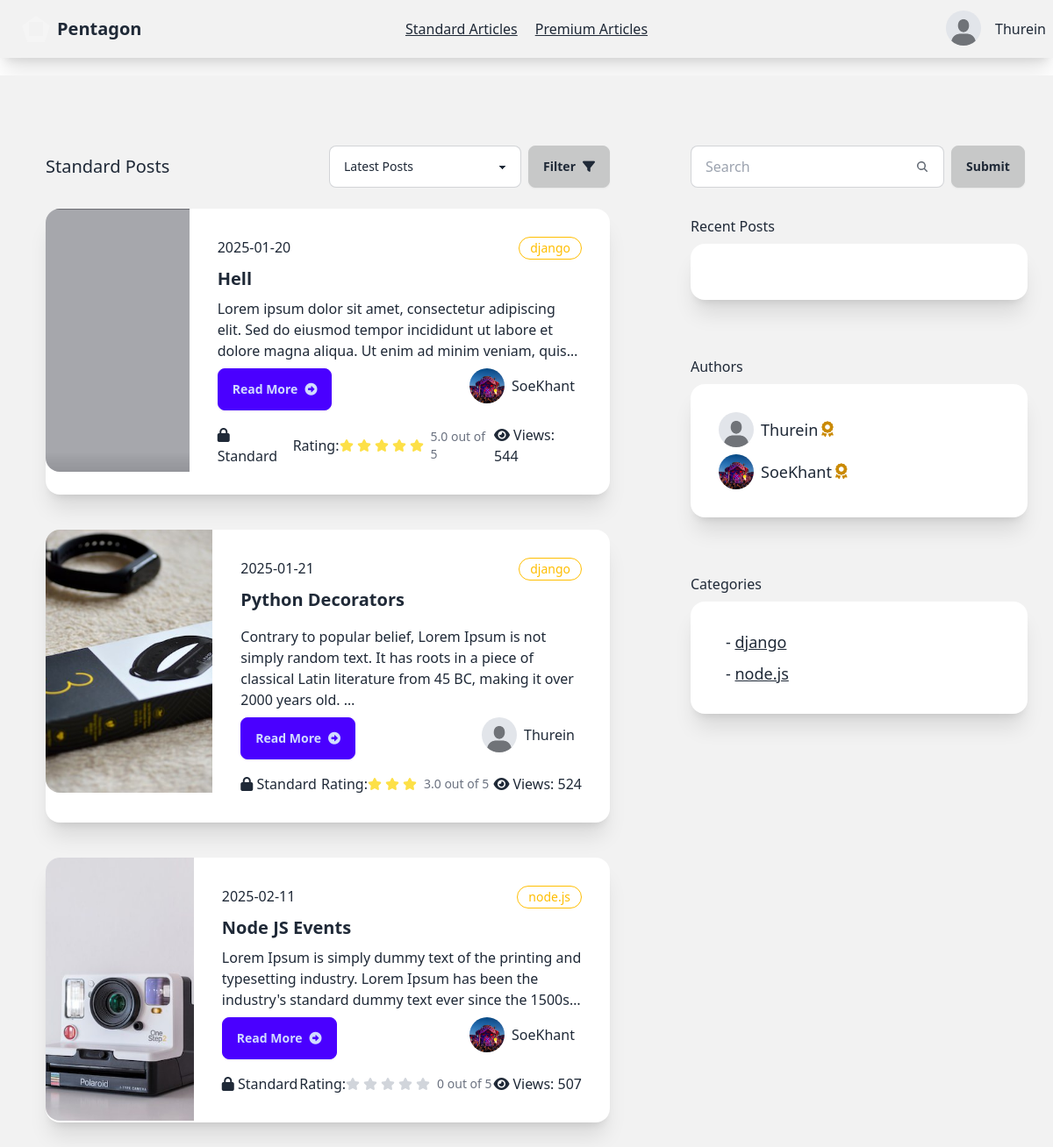
Page /reader/standard-posts/ (signed in) on the committed database.
### account/models.py (models this page shows, shortened)
class AccountStatus(models.Model):
    is_verified=models.BooleanField(default=False)
    profile=models.ImageField(max_length=100, blank=True,default="account/default.jpeg",null=True,upload_to="media/account")
    user=models.ForeignKey(User, on_delete=models.CASCADE,related_name="account_status")
    rank=models.CharField(max_length=20,blank=True, default="Silver")
    created_at=models.DateTimeField(auto_now=True)

### writer/models.py (models this page shows, shortened)
class Article(models.Model):
    CATEGORY_CHOICES = [
        ('flutter', 'Flutter'),
        ('react-native', 'React Native'),
        ('node.js', 'Node.JS'),
        ('spring-boot','Spring Boot'),
        ('laravel','Laravel'),
        ('django',"Django"),
        ('aws',"AWS"),
        ('web-development','Web Development'),
        ('mobile-development','Mobile Development'),
        ('cloud','Cloud Architect')
    ]
    title=models.CharField(max_length=100)
    content=models.TextField(
        validators=[
            MinLengthValidator(40, message="Content must be at least 40 characters long.")
        ]
    )
    author=models.ForeignKey(User, on_delete=models.CASCADE)
    view_count = models.PositiveIntegerField(default=0)
    posted_at=models.DateTimeField(auto_now_add=True)
    is_premium=models.BooleanField(default=False)
    is_standard=models.BooleanField(default=False)
    photo=models.ImageField(default='article/default.jpeg', blank=True, null=True,upload_to="article/")
    category = models.CharField(
        max_length=20,
        choices=CATEGORY_CHOICES,
        default='web-development',
        blank=False,
        null=False
    )
    def get_rating(self):
        reviews = self.article_review.all()
        if reviews:
            total_rating = sum(review.rating for review in reviews)
            return total_rating / len(reviews)
        else:
            return 0
    def get_author_name(self):
        return self.author.username
    def get_account_status(self):
        try:
            return self.author.account_status.first()
        except AccountStatus.DoesNotExist:
            return None

class ArticleReview(models.Model):
    article=models.ForeignKey(Article, on_delete=models.CASCADE,related_name="article_review")
    user=models.ForeignKey(User, on_delete=models.CASCADE, related_name="article_reviewer")
    comment=models.TextField(blank=True, null=True)
    rating=models.FloatField(default=0,blank=True, null=True)
    author_reply=models.TextField(blank=True, null=True)
    posted_at=models.DateTimeField(auto_now_add=True)

### reader/views.py (the view, shortened to what this page needs)
# urls.py: path('standard-posts/',views.standard_posts,name="standard-posts"),
@login_required(login_url="sign-in")
def standard_posts(request):
    try:
        sub_user=Subscription.objects.get(user=request.user,is_active=True)
    except Subscription.DoesNotExist:
        return redirect("subscription-locked")
    if sub_user.subscription_plan == 'Premium' or 'Standard':
        articles=Article.objects.filter(is_standard=True)
        article_standard_authors=Article.objects.filter(is_standard=True).values('author')
        article_categories=Article.objects.filter(is_standard=True).values("category").distinct()
        accounts=AccountStatus.objects.filter(user__in=article_standard_authors)
        recent_articles=get_recent_articles(request.user.id)
        query=request.GET.get("search","")
        context={
            "articles":articles,
            "accounts":accounts,
            "account_status":get_account_status(request),
            "recent_articles":recent_articles,
            "categories":article_categories
        }
        return render(request, "reader/standard-posts.html", context)
    else:
        return redirect("subscription-locked")

### reader/views.py (called while the page is built)
def get_recent_articles(user_id):
    key = f"recent_articles:{user_id}"
    article_ids = cache.get(key, [])
    return Article.objects.filter(id__in=article_ids)

def get_account_status(request):
    account_status = AccountStatus.objects.get(user=request.user)
    return account_status

### reader/templates/reader/standard-posts.html (shortened to what this page needs)
{% extends "reader/base.html" %}
{% block content %}
<div class=" bg-base-200 min-h-screen flex w-100 mt-5">
  <div class="grid grid-cols-8 gap-2 ">
      <div class="col-start-1 col-span-5 mt-12 mx-5">
          <div class="card">
              <div class="card-body">
                 <div class="flex justify-between items-center">
                  <p class="text-xl">Standard Posts</p>
                  <div class="flex w-80">
                    <select id="postFilter" class="select select-bordered w-full max-w-xs ">
                      <option  selected>Latest Posts</option>
                    </select>
                    <button id="applyFilterBtn" class="btn btn-active ml-2">Filter <i class="fa-solid fa-filter"></i></button>
                  </div>
                 </div>
                  {% for article in articles %}
        <div class="card card-side bg-base-100 shadow-xl my-4">
          <figure class="w-11/12 h-5/6">
              <img
                style="min-height:300px;"
                src="{{article.photo.url}}"
                alt="Movie" />
            </figure>
          <div class="card-body">
            <div class="flex">
              <p>{{article.posted_at|date:'Y-m-d'}}</p>
              <div class="badge badge-warning badge-outline p-3">{{article.category}}</div>
            </div>
            <h2 class="card-title font-bold">{{article.title}}</h2>
            <p class="line-clamp-3">{{article.content|safe|truncatewords:30}}</p>
            <div class="card-actions justify-between">
              <a href="{% url 'post-detail' article.id %}" class="btn btn-primary"> Read More<i class="fa-solid fa-circle-right"></i></a>
              <div>
                  <div class="flex-row flex items-center">
                      <div class="avatar">
                          <div class="w-10 rounded-full">
                              <img
                              style="object-fit: cover;width:100%;height:100%"
                              alt="Tailwind CSS Navbar component"
                              src="{{article.get_account_status.profile.url}}" />
                          </div>
                        </div>
                        <h2 class="mx-2">{{article.get_author_name}}</h2>
                  </div>
              </div>
            </div>
            <div class="flex justify-between items-center mt-2">
              <div>
                  <i class="fa-solid fa-lock"></i>
                  Standard
              </div>
              <div class="flex items-center">
                Rating:
                <div class="flex">
                </div>
                <div class="">
                  <p class="ms-1 text-sm font-medium text-gray-500 dark:text-gray-400">{{article.get_rating}} out of 5</p>
                </div>
              </div>
              <div class="">
                  <i class="fa-solid fa-eye mr-1"></i>Views:
                 {{article.view_count}}
              </div>
            </div>
          </div>
        </div>
        {% endfor %}
              </div>
          </div>
      </div>
      <div class="col-start-6 col-span-2 mt-20">
          <div class="flex-row">
            <div class="ml-8">
              <form action="" class="flex" method="get">
                <label class="input input-bordered flex items-center gap-2">
                  <input type="text" class="grow" name="search" placeholder="Search" />
                  <svg
                    xmlns="http://www.w3.org/2000/svg"
                    viewBox="0 0 16 16"
                    fill="currentColor"
                    class="h-4 w-4 opacity-70">
                    <path
                      fill-rule="evenodd"
                      d="M9.965 11.026a5 5 0 1 1 1.06-1.06l2.755 2.754a.75.75 0 1 1-1.06 1.06l-2.755-2.754ZM10.5 7a3.5 3.5 0 1 1-7 0 3.5 3.5 0 0 1 7 0Z"
                      clip-rule="evenodd" />
                  </svg>
                </label>
                <input type="submit" value="Submit" class="btn btn-active ml-2">
              </form>
            </div>
            <div class="card">
              <div class="card-body">
                  Recent Posts
                  <div class="card bg-base-100 w-96 shadow-xl">
                      <div class="card-body">
                      </div>
                    </div>
                </div>
              </div>
            <div class="card">
              <div class="card-body">
                  Authors
                  <div class="card bg-base-100 w-96 shadow-xl">
                      <div class="card-body">
                         {% for account in accounts %}
                         <div class="flex-row flex items-center">
                          <div class="avatar">
                              <div class="w-10 rounded-full">
                                <img src="{{account.profile.url}}" />
                              </div>
                            </div>
                            <h2 class="mx-2 text-lg flex items-center">{{account.user.username}}
                              {% if account.rank == "Platinum" %}
                             <i class="fa-solid fa-trophy text-warning ml-1"></i>
                             {% elif account.rank == "Gold" %}
                             <i class="fa-solid fa-award  text-yellow-600	ml-1"></i>
                             {% else %}
                             <i class="fa-solid fa-medal ml-1"></i>
                             </h2>
                             {% endif %}
                         </div>
                         {% endfor %}
                      </div>
                    </div>
                </div>
              </div>
              <div class="card">
                <div class="card-body">
                    Categories
                    <div class="card bg-base-100 w-96 shadow-xl">
                        <div class="card-body">
                           {% for category in categories %}
                           <div class="flex-row flex items-center">
                                 <h2 class="mx-2 text-lg">- <a href="{% url 'category' category.category  %}" class="link">{{category.category}}</a></h2>
                           </div>
                           {% endfor %}
                        </div>
                      </div>
                  </div>
                </div>
          </div>
          </div>
      </div>
</div>
{% endblock  %}

### reader/templates/reader/base.html (shortened to what this page needs)
{% load static %}
<!DOCTYPE html>
<html lang="en">
<head>
    <link href="https://cdn.jsdelivr.net/npm/daisyui@latest/dist/full.min.css" rel="stylesheet" type="text/css" />
    <link href="{% static 'fontawesomefree/css/fontawesome.css' %}" rel="stylesheet" type="text/css">
    <link href="{% static 'fontawesomefree/css/brands.css' %}" rel="stylesheet" type="text/css">
    <link href="{% static 'fontawesomefree/css/solid.css' %}" rel="stylesheet" type="text/css">
</head>
<body>
    <div class="navbar bg-base-200 shadow-xl">
        <div class="navbar-start">
          <a href="{% url 'home' %}" class="btn btn-ghost text-xl"><div class="mask mask-pentagon w-8 h-8 border-8 border-neutral-100	"></div>Pentagon</a>
        </div>
        <div class="navbar-center gap-5">
            <a id="standard" href="{% url 'standard-posts' %}" class=" link ">Standard Articles</a>
            <a  href="{% url 'premium-posts' %}" class="link">Premium Articles</a>
          </div>
        <div class="navbar-end gap-3">
          {% if user.is_authenticated %}
          <div class="dropdown dropdown-end">
            <div tabindex="0" role="button" class="btn btn-ghost btn-circle avatar">
              <div class="w-10 rounded-full">
                <img
                  style="object-fit: contain;width:100%;height:100%"
                  alt="Tailwind CSS Navbar component"
                  src="{{account_status.profile.url}}" />
              </div>
            </div>
          </div>
          {{user}}
          {% else %}
          <a href="{% url 'sign-up' %}" class="btn">Sign Up</a>
          <a href="{% url 'sign-in' %}" class="btn">Sign In</a>
          {% endif %}
        </div>
       </div>
    {% block content %}
    {% endblock  %}
    <script src="https://cdn.tailwindcss.com"></script>
</body>
</html>

### rows in the picture
AccountStatus: profile (placeholder picture), user.username "Thurein", rank "Gold" (drawn)
Article: photo (picture), posted_at "2025-01-20", category "django", title "Hell", content "Lorem ipsum dolor sit amet, consectetur adipiscing elit. Sed do eiusmod tempor incididunt ut labore et dolore magna aliqua. Ut enim ad minim veniam,…", get_account_status.profile (picture), get_author_name "SoeKhant", get_rating "5.0", view_count "544"
Article: photo (picture), posted_at "2025-01-21", category "django", title "Python Decorators", content "Contrary to popular belief, Lorem Ipsum is not simply random text. It has roots in a piece of classical Latin literature from 45 BC, making it over 2000 years old. …", get_account_status.profile (placeholder picture), get_author_name "Thurein", get_rating "3.0", view_count "524"
Article: photo (picture), posted_at "2025-02-11", category "node.js", title "Node JS Events", content "Lorem Ipsum is simply dummy text of the printing and typesetting industry. Lorem Ipsum has been the industry's standard dummy text ever since the…", get_account_status.profile (picture), get_author_name "SoeKhant", get_rating "0", view_count "507"
AccountStatus: profile (picture), user.username "SoeKhant", rank "Gold" (drawn)

### other values in the picture
{{ user }} "Thurein"
{{ category.category }} "django" "node.js"
